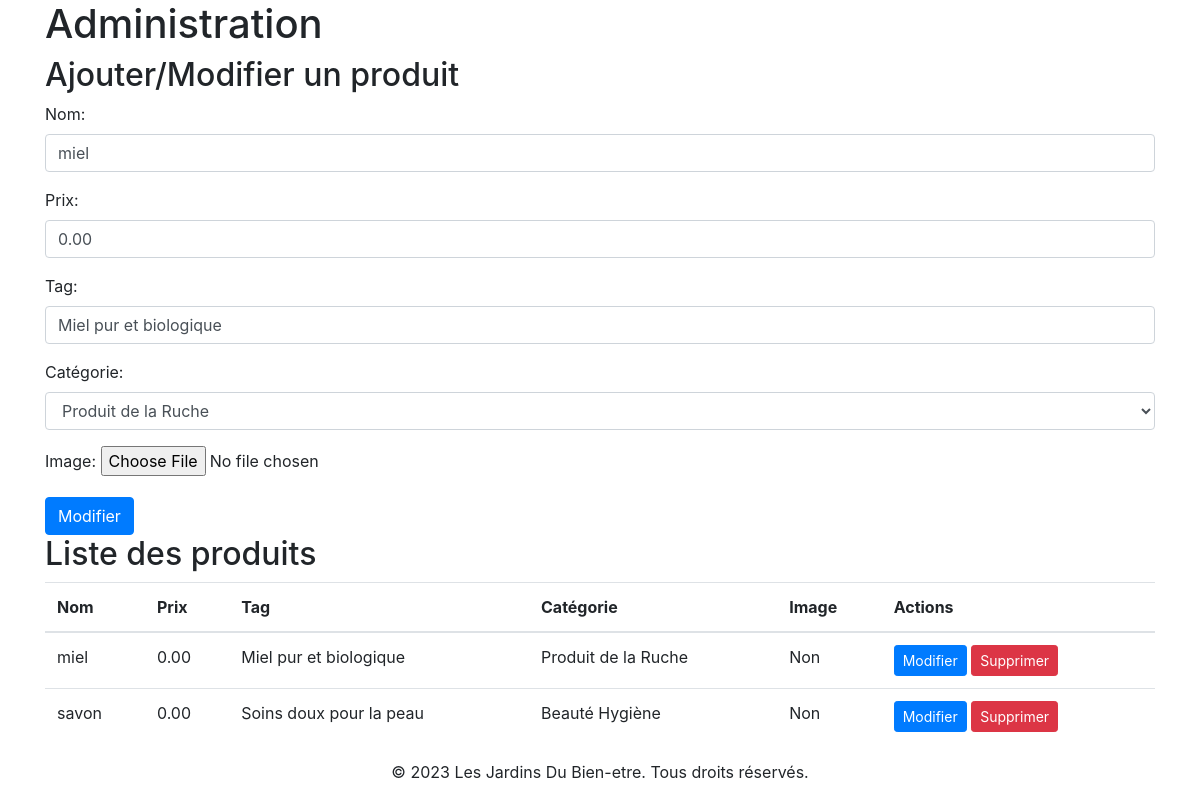
/admin.php?id=1, run on the app's committed database.
### tables this page shows
CREATE TABLE produits (
    id INT PRIMARY KEY AUTO_INCREMENT,
    nom VARCHAR(50) NOT NULL,
    prix DECIMAL(10, 2) NOT NULL,
    tag VARCHAR(255),
    image LONGBLOB,
    categorie_id INT,
    FOREIGN KEY (categorie_id) REFERENCES categories(id)
);

CREATE TABLE categories (
    id INT PRIMARY KEY AUTO_INCREMENT,
    nom VARCHAR(50) NOT NULL,
    produits VARCHAR(255)
);

### admin.php (the view, shortened to what this page needs)
<?php
$servername = "localhost";
$username = "root";
$password = "";
$dbname = "jardins";
try {
    $conn = new PDO("mysql:host=$servername;dbname=$dbname", $username, $password);
    $conn->setAttribute(PDO::ATTR_ERRMODE, PDO::ERRMODE_EXCEPTION);
} catch(PDOException $e) {
    die("Connexion échouée : " . $e->getMessage());
}
$sql = "SELECT id, nom FROM categories";
$categories = $conn->query($sql)->fetchAll(PDO::FETCH_ASSOC);
if (isset($_GET['id'])) {
    $produitId = $_GET['id'];
    $stmt = $conn->prepare("SELECT id, nom, prix, tag, image, categorie_id FROM produits WHERE id = ?");
    $stmt->bindParam(1, $produitId);
    $stmt->execute();
    $produit = $stmt->fetch(PDO::FETCH_ASSOC);
}
$sql = "SELECT p.id, p.nom, p.prix, p.tag, p.image, c.nom AS categorie
        FROM produits p
        INNER JOIN categories c ON p.categorie_id = c.id";
$produits = $conn->query($sql)->fetchAll(PDO::FETCH_ASSOC);
?>
<!DOCTYPE html>
<html>
<head>
    <link rel="stylesheet" href="https://stackpath.bootstrapcdn.com/bootstrap/4.5.0/css/bootstrap.min.css">
</head>
<body>
    <div class="container">
        <h1>Administration</h1>
        <h2>Ajouter/Modifier un produit</h2>
        <form method="POST" enctype="multipart/form-data">
            <div class="form-group">
                <label for="nom">Nom:</label>
                <input type="text" class="form-control" name="nom" value="<?php echo isset($produit) ? $produit['nom'] : ''; ?>" required>
            </div>
            <div class="form-group">
                <label for="prix">Prix:</label>
                <input type="number" class="form-control" name="prix" value="<?php echo isset($produit) ? $produit['prix'] : ''; ?>" required>
            </div>
            <div class="form-group">
                <label for="tag">Tag:</label>
                <input type="text" class="form-control" name="tag" value="<?php echo isset($produit) ? $produit['tag'] : ''; ?>">
            </div>
            <div class="form-group">
                <label for="categorie">Catégorie:</label>
                <select class="form-control" name="categorie">
                    <?php foreach ($categories as $categorie) : ?>
                        <option value="<?php echo $categorie['id']; ?>" <?php echo isset($produit) && $produit['categorie_id'] == $categorie['id'] ? 'selected' : ''; ?>><?php echo $categorie['nom']; ?></option>
                    <?php endforeach; ?>
                </select>
            </div>
            <div class="form-group">
                <label for="image">Image:</label>
                <input type="file" name="image">
            </div>
            <input type="submit" class="btn btn-primary" value="<?php echo isset($produit) ? 'Modifier' : 'Ajouter'; ?>">
        </form>
        <h2>Liste des produits</h2>
        <table class="table">
            <thead>
                <tr>
                    <th>Nom</th>
                    <th>Prix</th>
                    <th>Tag</th>
                    <th>Catégorie</th>
                    <th>Image</th>
                    <th>Actions</th>
                </tr>
            </thead>
            <tbody>
                <?php foreach ($produits as $produit) : ?>
                    <tr>
                        <td><?php echo $produit['nom']; ?></td>
                        <td><?php echo $produit['prix']; ?></td>
                        <td><?php echo $produit['tag']; ?></td>
                        <td><?php echo $produit['categorie']; ?></td>
                        <td><?php echo $produit['image'] ? 'Oui' : 'Non'; ?></td>
                        <td>
                            <a href="admin.php?id=<?php echo $produit['id']; ?>" class="btn btn-sm btn-primary">Modifier</a>
                            <a href="admin.php?delete=<?php echo $produit['id']; ?>" class="btn btn-sm btn-danger">Supprimer</a>
                        </td>
                    </tr>
                <?php endforeach; ?>
            </tbody>
        </table>
    </div>
    <footer class="footer fixed-bottom">
    <div class="container">
        <div class="row">
            <div class="col text-center">
                <p>&copy; <?php echo date('Y'); ?> Les Jardins Du Bien-etre. Tous droits réservés.</p>
            </div>
        </div>
    </div>
    </footer>
</body>
</html>

### data on the page
produits: nom "miel", prix "0.00", tag "Miel pur et biologique", categorie "Produit de la Ruche", categorie.nom "Produit de la Ruche", shows "Non"
produits: nom "savon", prix "0.00", tag "Soins doux pour la peau", categorie.nom "Beauté Hygiène", shows "Non"
